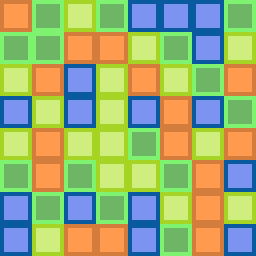

Tiled map render using the project's own tile images. Description and the whole map definition, tile-layer contents included, below:
An orthogonal 8x8 tile map with 32x32 px tiles, 1 tile layer (Tile Layer 1).

<map version="1.0" tiledversion="1.1.4" orientation="orthogonal" renderorder="left-down" width="8" height="8" tilewidth="32" tileheight="32" infinite="0" nextobjectid="1">
 <properties>
  <property name="unity:scale" value=".03125" />
 </properties>
 <tileset firstgid="1" source="ObviouslyDifferentSquares.tsx" />
 <layer name="Tile Layer 1" width="8" height="8">
  <data encoding="csv">
4,1,3,1,2,2,2,1,
1,1,4,4,3,1,2,3,
3,4,2,3,4,3,1,4,
2,3,2,3,2,4,2,1,
3,4,3,3,1,4,3,4,
1,4,1,3,3,1,4,2,
2,1,2,1,2,3,4,3,
2,3,4,4,2,1,4,2
</data>
 </layer>
</map>